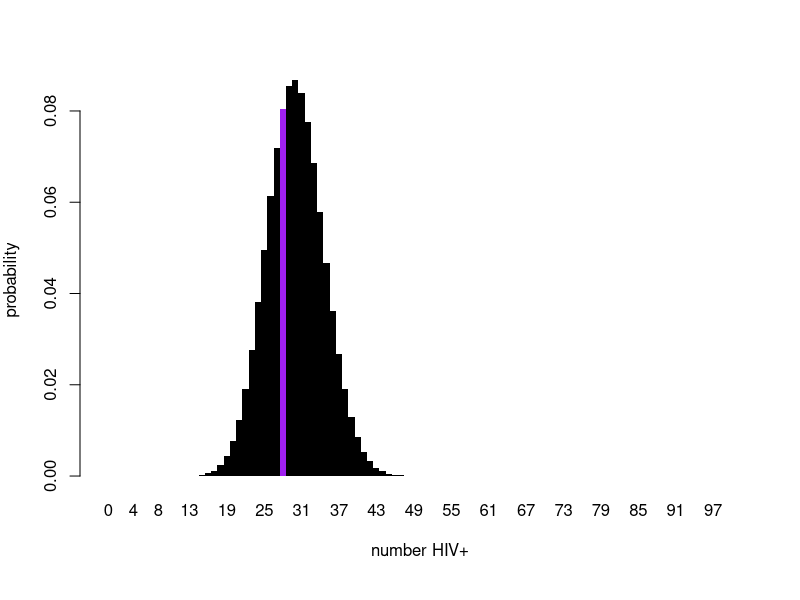
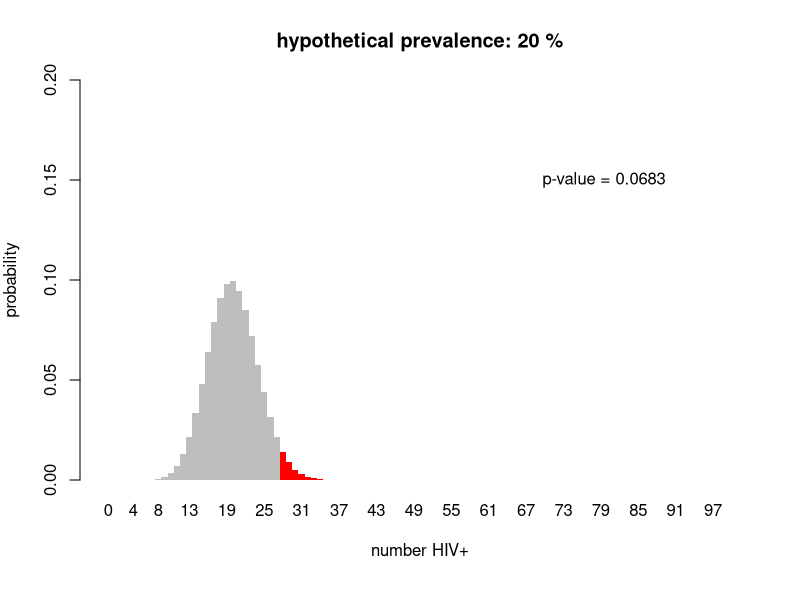
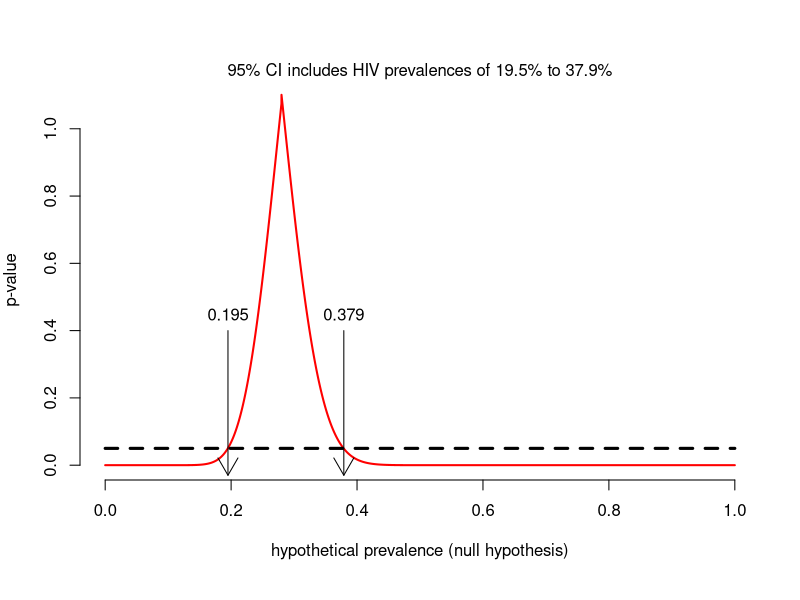
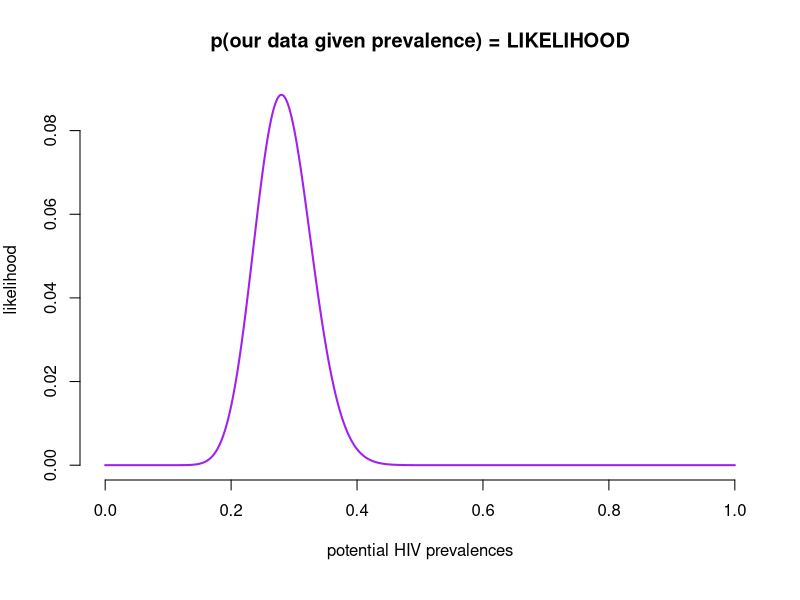
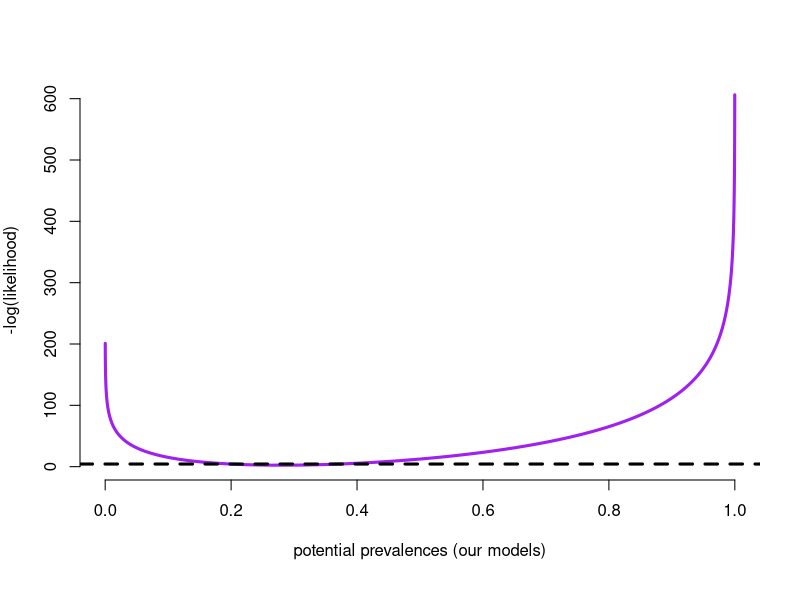
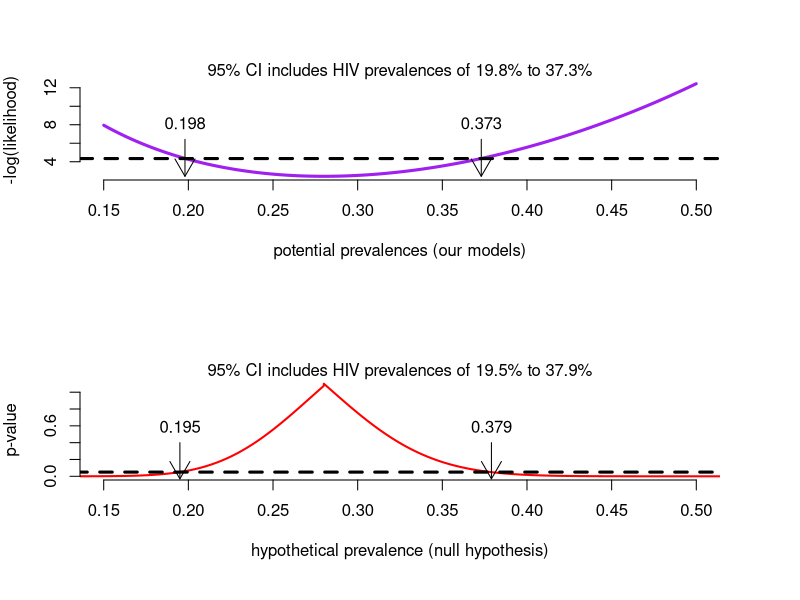

These figures' R source, in order:
## Introduction to Likelihood
## Meaningful Modeling of Epidemiolgic Data, 2012
## (C) Steve Bellan, 2009-2012

## Set margins for plotting.
par(mar=c(6,4,4,2))

## Say we are randomly sampling from a population of people in a town
## of size 1,000,000 and we sample 100 people from that population.
size <- 100
## Say that the true HIV prevalence in that population of size 1,000,000
## is 30%, i.e. 300,000 are HIV positive.
true.prev <- .3

## Sample from this distribution once 
## samp.pos <- rbinom(1,100,.3)

## You can use the above code to sample from this distribution, but
## we'll set it at 28 just so everyone is working on the same example
## for now.
samp.pos <- 28                          
samp.prev <- samp.pos/size
samp.pos
samp.prev

## Create a color vector for every possible number of HIV+ people we
## could have found when sampling 100 people (0:100 means 101
## possibilities). Then make the value we chose have a different
## color.
color.vec <- rep("black",size+1)
color.vec[samp.pos+1] <-	"purple"


### Create a histogram of the binomial distribution function with the
### true prevalence, highlighting the value we sampled.
barplot.obj <- barplot(dbinom(0:size,size=size, prob=true.prev),
                       xlab="number HIV+", names.arg=c(0:size),
                       ylab="probability", col=color.vec, border = NA, space =0)

## Given that we found samp.pos
samp.pos
## positives, would we accept or reject the hypothesis that the true prevalence is .2?
potential.prev <- .2

## To do this we use a two-tailed test. Meaning we are asking "If the
## true prevalence was .2, what is the probability of finding 28 HIV+
## people or another value as extreme when sampling 100 people?

## Now calculate the total probability of finding a value in the
## extreme lower tail plus the extreme upper tail.
if(samp.pos < potential.prev*size)
  {
    p.val.one.tail <- pbinom(samp.pos, size, potential.prev, lower.tail = TRUE)
  }else{
    p.val.one.tail <- pbinom(samp.pos - 1, size, potential.prev, lower.tail = FALSE)
  }
## Now multiply times 2, because we could have gotten reults that
## extreme in the other direction too. Make sure you understand what
## this means.
p.val <- p.val.one.tail*2



## Calculate the probability of getting every single possible value
## from the binomial distribtion with this hypothesized prevalence.
prob.dist <- dbinom(0:size, size=size, prob=potential.prev)
ymax <- .2
color.vec <- rep("grey",size)

## Create a logical vector for which values are more extreme
if(samp.pos < potential.prev*size)
  {
    more.extreme <- 0:100 <= samp.pos
  }else{
    more.extreme <- 0:100 >= samp.pos
  }

## Now create a color vector that's grey for all possible sampleable
## values (0-101) but red for the more extreme values.
color.vec <- rep("grey",size+1)
color.vec[more.extreme] <- "red"

## Plot the binomial distribution for N=100, and p=.2, and show the values more extreme than 28 in red
barplot(prob.dist,
        xlab = "number HIV+",
        names.arg = c(0:size),
        ylab = "probability",
        col = color.vec ,
        border = NA,
        main = paste("hypothetical prevalence:",potential.prev*100,"%"),
        ylim = c(0,ymax),
        space = 0)

## Remember this doubles the area in the red tail!
text(80, .75*ymax, paste("p-value =", signif(p.val,3)))

## Task 1: Edit the above code for the theoretical null hypotheses
## that the prevalences are .15,.25,.3,.35,.4, or .5

## Task 2: Repeat the above but change samp.pos to be 38 (i.e. pretend
## 38/100 tested HIV+)

######################################################################
## Now we're going to plot the above results on a single plot by
## showing the p-value for each null hypothesis.
######################################################################

## Create a vector of potential prevalences spanning 0-1 with 1000 values
## These are all potential "null hypotheses".
potential.prev.vector <- seq(0,1, length=10000)
## Create an empty vector to fill for the p.value at each
## corresponding prevalence value.
p.val <- rep(NA, length(potential.prev.vector))

## Now loop thrugh all the hypothesized prevalences, calculate the
## p-value, and store in our p.val vector.
for(jj in 1:length(potential.prev.vector))
  {
    ## Now calculate the total probability of finding a value in the
    ## extreme lower tail plus the extreme upper tail.
    if(samp.pos < potential.prev.vector[jj]*size)
      {
        p.val.one.tail <- pbinom(samp.pos, size, potential.prev.vector[jj], lower.tail = TRUE)
      }else{
        p.val.one.tail <- pbinom(samp.pos - 1, size, potential.prev.vector[jj], lower.tail = FALSE)
      }
    ## Now multiply times 2, because we could have gotten reults that
    ## extreme in the other direction too. Make sure you understand what
    ## this means.
    p.val[jj] <- p.val.one.tail*2
  }

## Which of these null hypothesized prevalences are not rejected at
## the alpha = .05 cutoff?
non.rejected.nulls <- potential.prev.vector[p.val > .05]

ci <- range(non.rejected.nulls)

## Compare this to the CI given by the R function binom.test.
ci
binom.test(28,100,.2, alternative = "two.sided")

## Plot the p-values vs the null hypotheses.
plot(potential.prev.vector, p.val, xlab = "hypothetical prevalence (null hypothesis)", ylab = "p-value",
     lwd = 2, bty = "n", type = "l", cex.lab = 1, col = "red")
## Draw a line at the alpha = .05 cutoff.
segments(0, .05, 1, .05, lty = 2, lwd = 3)

## Now plot the CI bounds
ci.l <- round(ci[1],3)
ci.u <- round(ci[2],3)
arrows(ci.l, .4, ci.l, -.03, length = .2)
arrows(ci.u, .4, ci.u, -.03, length = .2)
text(ci.l,.4, ci.l,cex = 1,pos = 3)
text(ci.u,.4, ci.u,cex = 1,pos = 3)

mtext(paste("95% CI includes HIV prevalences of ", ci.l*100, "% to ", ci.u*100, "%", sep=""), side = 3, line =0)

## Task 3: Write down in words what this plot is showing.

######################################################################
## Now let's do the same analysis but using Maximum Likelihood approach.
###################################################################### 


## The likelihood of a prevalence is the probability of observing the data given the
## hypothesized prevalence:
## L(prevalence | data) = p(data | prevalence)
likelihoods <- dbinom(samp.pos, size, potential.prev.vector)

plot(potential.prev.vector, likelihoods, col = "purple", type = "l", lwd = 2,
     xlab = "potential HIV prevalences", ylab = "likelihood",
     main = "p(our data given prevalence) = LIKELIHOOD",
     bty = "n")

###################################################################### 
## Let's look at the negative log-likelihood which is what people
## traditionally use because it's usually easier to calculate (though
## for this example R can do all the work computationally quite
## easily).
plot(potential.prev.vector, -log(likelihoods), type = "l", col = "purple", col.main = "white",
     bty = "n", lwd = 3, xlab = "potential prevalences (our models)",
     ylab = "-log(likelihood)",  main = "we usually minimize the -log(likelihood)")

## Now recall that we can use the Chi Squared Likelihood Ratio
## Test. If the logL of a given prevalence is within the chi-squared
## alpha=.05 cutoff of the minimum logL, then we do not reject it.
chisq.crit <- qchisq(.95, df = 1)
chisq.crit
min.l <- min(-log(likelihoods))
abline(h = min.l + chisq.crit/2, lwd = 3, lty = 2)

######################################################################
## It's hard to see this so let's zoom in on last plot for values of
## the potential prevalence between .15 and .5.

## Let's also make a 2 panel plot so we can compare this with the
## P-Value approach from above.
par(mfrow=c(2,1), mar = c(6,4,4,4))
xlim <- c(.15, .5)

zoom.plot.index <- potential.prev.vector>.15 & potential.prev.vector<.5
plot(potential.prev.vector[zoom.plot.index], -log(likelihoods[zoom.plot.index]),
     type = "l", col = "purple", col.main = "white", xlim = xlim,
     bty = "n", lwd = 3, xlab = "potential prevalences (our models)",
     ylab = "-log(likelihood)",  main = "we usually minimize the -log(likelihood)")
chisq.crit <- qchisq(.95, df = 1)
chisq.crit
min.l <- min(-log(likelihoods))
ci.likelihood <- range(potential.prev.vector[-log(likelihoods) < min.l + chisq.crit/2])
abline(h = min.l + chisq.crit/2, lwd = 3, lty = 2)
## add title to the plot
ci.l <- signif(ci.likelihood[1],3)
ci.u <- signif(ci.likelihood[2],3)
mtext(paste("95% CI includes HIV prevalences of ", ci.l*100, "% to ", ci.u*100, "%", sep=""), side = 3, line =0)
arrows(ci.l, min.l + 4, ci.l, min.l, length = .2)
arrows(ci.u, min.l + 4, ci.u, min.l, length = .2)
text(ci.l, min.l + 4, ci.l,cex = 1,pos = 3)
text(ci.u, min.l + 4, ci.u,cex = 1,pos = 3)

## Redraw the P-Value plot from above

## Plot the p-values vs the null hypotheses.
plot(potential.prev.vector, p.val, xlab = "hypothetical prevalence (null hypothesis)", ylab = "p-value",
     xlim = xlim, lwd = 2, bty = "n", type = "l", cex.lab = 1, col = "red")
## Draw a line at the alpha = .05 cutoff.
segments(0, .05, 1, .05, lty = 2, lwd = 3)

## Now plot the CI bounds
ci.l <- round(ci[1],3)
ci.u <- round(ci[2],3)
arrows(ci.l, .4, ci.l, -.03, length = .2)
arrows(ci.u, .4, ci.u, -.03, length = .2)
text(ci.l,.4, ci.l,cex = 1,pos = 3)
text(ci.u,.4, ci.u,cex = 1,pos = 3)

mtext(paste("95% CI includes HIV prevalences of ", ci.l*100, "% to ", ci.u*100, "%", sep=""), side = 3, line =0)

## Compare confidence intervals constructed from cumulative
## probability distribution (i.e. p-values) and from the Likelihood
## Ratio Test.
ci
ci.likelihood

## Task 4: Explain in your own words how the P-Value and Likelihood
## Ratio Test -based construction of confidence intervals differ in
## approach.
